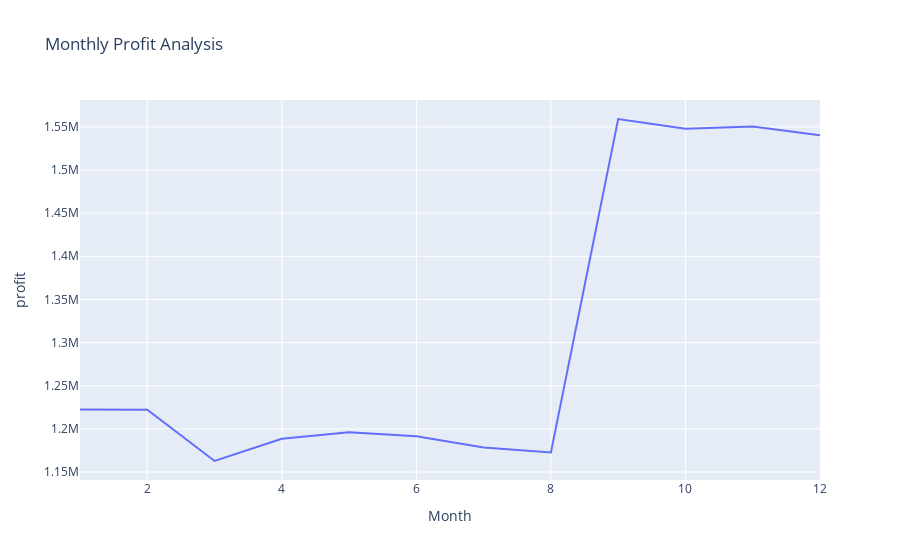

The code cell stored with this chart in its notebook:
### Code cell
profit_by_month = products.groupby('Month')['profit'].sum().reset_index()
fig = px.line(profit_by_month, 
              x='Month', 
              y='profit', 
              title='Monthly Profit Analysis')
fig.show()

### Figure 1 — Plotly figure (JSON) as saved in the notebook; plotly's stock layout.template omitted (floating-point values rounded to 4 significant figures)
{"data": [{"hovertemplate": "Month=%{x}<br>profit=%{y}<extra></extra>", "legendgroup": "", "line": {"color": "#636efa", "dash": "solid"}, "marker": {"symbol": "circle"}, "mode": "lines", "name": "", "orientation": "v", "showlegend": false, "type": "scatter", "x": [1, 2, 3, 4, 5, 6, 7, 8, 9, 10, 11, 12], "xaxis": "x", "y": [1222000.0, 1222000.0, 1163000.0, 1189000.0, 1196000.0, 1192000.0, 1178000.0, 1173000.0, 1559000.0, 1548000.0, 1550000.0, 1540000.0], "yaxis": "y"}], "layout": {"legend": {"tracegroupgap": 0}, "title": {"text": "Monthly Profit Analysis"}, "xaxis": {"anchor": "y", "domain": [0, 1], "title": {"text": "Month"}}, "yaxis": {"anchor": "x", "domain": [0, 1], "title": {"text": "profit"}}}}
